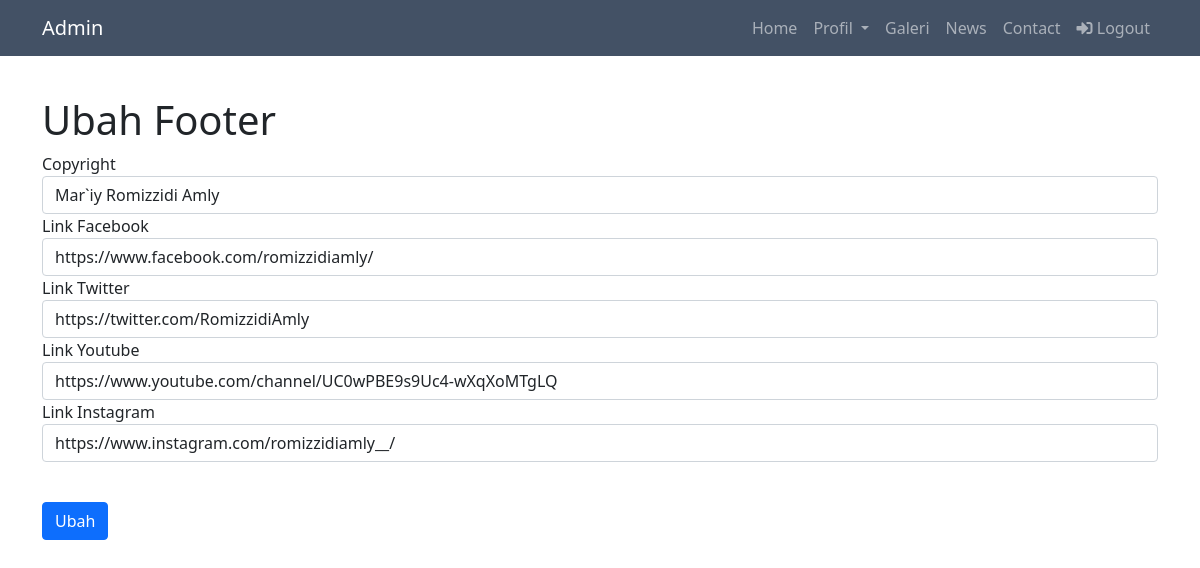
The app's page /CRUD/update-footer.php?&id=2 (signed in) with its own data.
### tables this page shows
CREATE TABLE `footer` (
  `id` int(20) NOT NULL,
  `copyright` varchar(100) NOT NULL,
  `fb` varchar(100) DEFAULT NULL,
  `twitter` varchar(100) DEFAULT NULL,
  `yt` varchar(100) DEFAULT NULL,
  `ig` varchar(100) DEFAULT NULL
);

### CRUD/update-footer.php (the view, shortened to what this page needs)
<?php
$id = $_GET["id"];
$koneksi = koneksiDatabase();
$sql = "SELECT * FROM footer WHERE id=". $id;
$data = mysqli_query($koneksi,$sql);
?>
<!DOCTYPE html>
<html lang="en">
<?php require 'head.php';?>
<?php require 'header.php';?>
</head>
<body>
            <div class="content-header">
                <div class="container section">
                    <div class="row mb-2">
                        <div class="col-sm-6">
                            <h1 class="m-0">Ubah Footer</h1>
                        </div>
                    </div>
                </div>
            </div>
            <section class="content">
                <div class="container">
                    <div class="row">
                        <div class="col-md-12">
                            <div class="panel panel-default">
                                <div class="panel-body">
                                    <div class="row">
                                        <div class="col-md-12">
                                            <form role="form" method="POST" action="" enctype="multipart/form-data">
                                                <?php
                                                while($sql = mysqli_fetch_array($data)) {
                                                ?>
                                                <div class="form-group">
                                                    <label>Copyright</label>
                                                    <input class="form-control" name="copyright" id="copyright"
                                                        value="<?=$sql["copyright"];?>" required>
                                                </div>
                                                <div class="form-group">
                                                    <label>Link Facebook</label>
                                                    <input type="url" class="form-control" name="fb" id="fb"
                                                        value="<?=$sql["fb"];?>" required>
                                                </div>
                                                <div class="form-group">
                                                    <label>Link Twitter</label>
                                                    <input type="url" class="form-control" name="twitter" id="twitter"
                                                        value="<?=$sql["twitter"];?>" required>
                                                </div>
                                                <div class="form-group">
                                                    <label>Link Youtube</label>
                                                    <input type="url" class="form-control" name="yt" id="yt"
                                                        value="<?=$sql["yt"];?>" required>
                                                </div>
                                                <div class="form-group">
                                                    <label>Link Instagram</label>
                                                    <input type="url" class="form-control" name="ig" id="ig"
                                                        value="<?=$sql["ig"];?>" required>
                                                </div>
                                                <div>
                                                    <input type="submit" name="ubah" value="Ubah"
                                                        class="btn btn-primary" onclick="return confirm('Lanjut mengubah Footer?');">
                                                </div>
                                                <?php
                                                }
                                                ?>
                                            </form>
                                        </div>
                                    </div>
                                </div>
                            </div>
                        </div>
                    </div>
                </div>
            </section>
</body>
</html>

### CRUD/style.css (style rules this page uses)
.container .btn { margin-top: 40px; }
.section { margin-top: 40px; }

### records on screen
footer: copyright "Mar`iy Romizzidi Amly", fb "https://www.facebook.com/romizzidiamly/", twitter "https://twitter.com/RomizzidiAmly", yt "https://www.youtube.com/channel/UC0wPBE9s9Uc4-wXqXoMTgLQ", ig "https://www.instagram.com/romizzidiamly__/"
